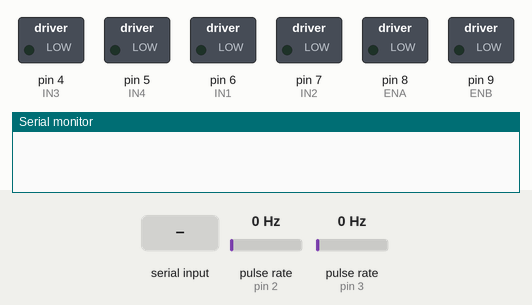
Simulated run of this sketch. Board: Arduino Mega 2560, built with avr-gcc and run on an emulated ATmega2560. Shown: switched loads named in the sketch (green lamp = pin HIGH), the last lines printed to the serial monitor. Wiring (inferred from the names in the program): 2 × pulse sensor: data pin 2 / data pin 3. The inputs (shaded band) are chosen by the test bench; at power-on: pulse rate (sensors on pin 2, pin 3) 0 Hz.

Above: at 1.2 s.
1.3 s: "1" received over the second serial link
At 3.2 s:
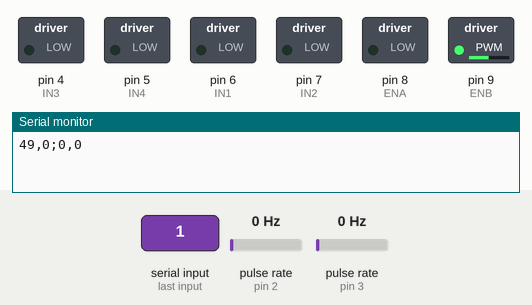
3.8 s: "0" received over the second serial link
At 5.1 s:
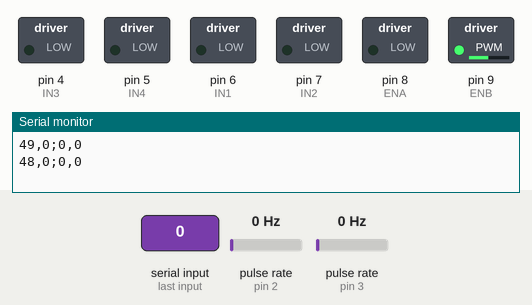
Timing chart, 0 to 6.8 s (numbered marks = the images above; inputs shaded):
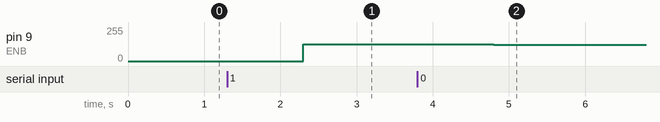

Measured:
- after the input at 1.3 s, pin 9 (ENB): 0/255 → 124/255 after 1.0 s
- after the input at 3.8 s, pin 9 (ENB): 124/255 → 122/255 after 1.0 s

The sketch:

RobocDuino4.ino
```cpp
#define IN1 6  //DERECHA
#define IN2 7  //DERECHA
#define IN3 4  //IZQUIERDA
#define IN4 5  //IZQUIERDA
#define ENA 8
#define ENB 9
#define VALOR_ADELANTE 127
#define VALOR_ATRAS -127
#define BUF 4
#define Kp 5

byte incoming[BUF];
long dir_left = 1, dir_right = 1;
long speed_l = 0, speed_r = 0;
long prev_time;

void mover(int izq, int der, int dir_izq, int dir_der) {
  int error = 0;
  if (dir_izq != dir_der) {
    // En un giro, se va a 0 y el ajuste se anula.
    error = 0;
  } else {
    error = speed_l - speed_r;
  }
  int adjust = error * Kp;
  int mapizq = map(abs(izq), 0,100, 0,255);
  int mapder = map(abs(der), 0,100, 0,255);
  digitalWrite(IN1, LOW);
  digitalWrite(IN2, LOW);
  digitalWrite(IN3, LOW);
  digitalWrite(IN4, LOW);
  if (dir_der == 1){
    digitalWrite(IN1, 0);
    digitalWrite(IN2, 1);
  }
  if (dir_der == 2){
    digitalWrite(IN1, 1);
    digitalWrite(IN2, 0);
  }
  if (dir_izq == 2){
    digitalWrite(IN3, 0);
    digitalWrite(IN4, 1);
  }
  if (dir_izq == 1){
    digitalWrite(IN3, 1);
    digitalWrite(IN4, 0);
  }
  // Invertir signos en caso que se acentue el error
  analogWrite(ENA, mapder - adjust);
  analogWrite(ENB, mapizq + adjust);
}

const byte encoderL = 2;
const byte encoderR = 3;
volatile unsigned long stepsL = 0;
volatile unsigned long stepsR = 0;

void stepL()
{
  stepsL += dir_left == 1 ? 1 : -1;
}
void stepR()
{
  stepsR += dir_right == 1 ? 1 : -1;
}

void setup() {
  attachInterrupt(digitalPinToInterrupt(encoderL),stepL,CHANGE);
  attachInterrupt(digitalPinToInterrupt(encoderR),stepR,CHANGE);
  Serial1.begin(9600);
  Serial.begin(9600);
  pinMode(IN1, OUTPUT);
  pinMode(IN2, OUTPUT);
  pinMode(IN3, OUTPUT);
  pinMode(IN4, OUTPUT);
  prev_time = millis();
}

void loop(){
  if (Serial1.available()){
    Serial1.readBytes(incoming, BUF);
    long motor_left = incoming[0];
    long motor_right = incoming[1];
    dir_left = incoming[2];
    dir_right = incoming[3];

    //+, - gira a la derecha
    mover(motor_left, motor_right, dir_left, dir_right);
    Serial.print(motor_left);
    Serial.print(',');
    Serial.print(motor_right);
    Serial.print(";");
    Serial.print(dir_left);
    Serial.print(",");
    Serial.println(dir_right);
    Serial1.flush();
    Serial.flush();
  }
  int delta_t = millis() - prev_time;
  // Update encoder speeds
  speed_l = (int) stepsL / delta_t;
  speed_r = (int) stepsR / delta_t;
  // Record values as previous values
  stepsL = 0;
  stepsR = 0;
  prev_time = millis();
}
```
